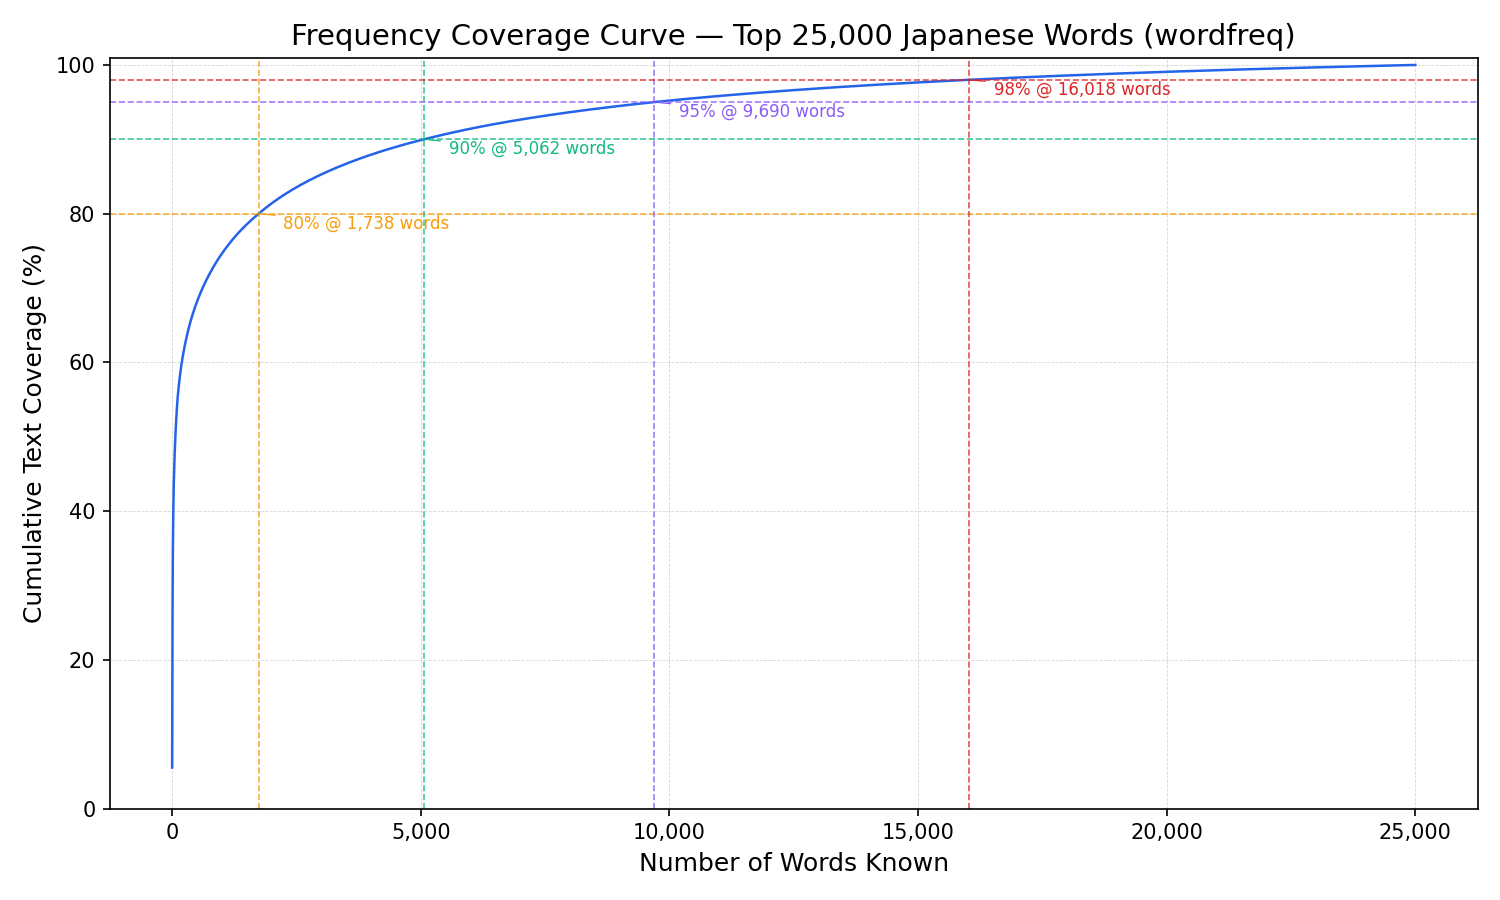

This chart was generated by the following Python code:
import csv
import matplotlib.pyplot as plt
import matplotlib.ticker as ticker

DATA = "top_25000_japanese.csv"
OUTPUT = "plot_coverage_curve.png"

frequencies = []

with open(DATA, encoding="utf-8") as f:
    reader = csv.DictReader(f)
    for row in reader:
        frequencies.append(float(row["frequency"]))

total = sum(frequencies)
cumulative = []
running = 0.0
for f in frequencies:
    running += f
    cumulative.append(running / total * 100)

ranks = list(range(1, len(cumulative) + 1))

fig, ax = plt.subplots(figsize=(10, 6))
ax.plot(ranks, cumulative, linewidth=1.2, color="#2563eb")

thresholds = [80, 90, 95, 98]
colors = ["#f59e0b", "#10b981", "#8b5cf6", "#dc2626"]
for pct, color in zip(thresholds, colors):
    # find first rank that hits this threshold
    for i, c in enumerate(cumulative):
        if c >= pct:
            ax.axhline(y=pct, color=color, linestyle="--", linewidth=0.8, alpha=0.8)
            ax.axvline(x=i + 1, color=color, linestyle="--", linewidth=0.8, alpha=0.8)
            ax.annotate(
                f"{pct}% @ {i + 1:,} words",
                xy=(i + 1, pct),
                xytext=(i + 1 + 500, pct - 2),
                fontsize=8,
                color=color,
                arrowprops=dict(arrowstyle="-", color=color, lw=0.6),
            )
            break

ax.set_xlabel("Number of Words Known", fontsize=12)
ax.set_ylabel("Cumulative Text Coverage (%)", fontsize=12)
ax.set_title("Frequency Coverage Curve — Top 25,000 Japanese Words (wordfreq)", fontsize=14)
ax.set_ylim(0, 101)
ax.xaxis.set_major_formatter(ticker.FuncFormatter(lambda x, _: f"{int(x):,}"))
ax.grid(True, linestyle="--", linewidth=0.4, alpha=0.5)

plt.tight_layout()
plt.savefig(OUTPUT, dpi=150)
print(f"Saved {OUTPUT}")
